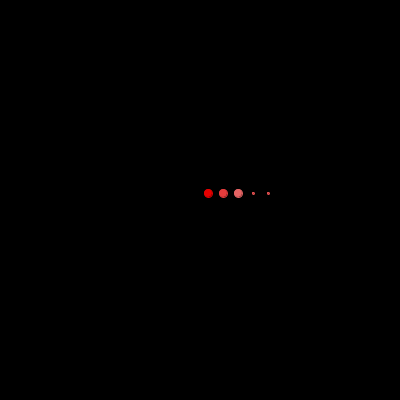
Frame 1 (no input)
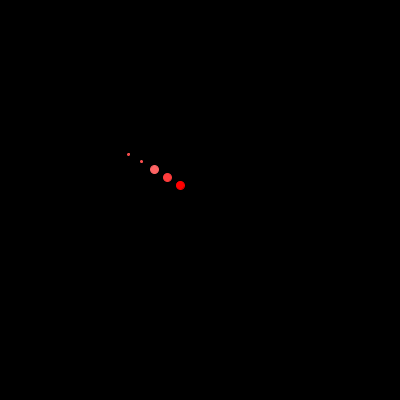
Frame 60 (the mouse pressed at the canvas centre just before this capture)
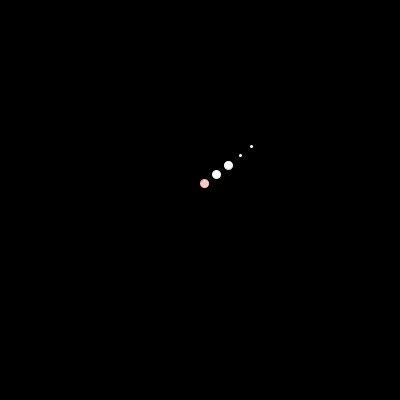
Frame 120 (the mouse held since frame 60 and released just before this capture)

The Processing sketch that drew these frames (run headless with seeded random() and noise(); from frame 60 on, the mouse is pressed at the canvas centre):

// Processing sketch: processing_181493
// ── processing_181493.pde

/*
Joanna Ngai
Design 479
Exercise 3: Time
Creates a spinning set of ellipses which form a pattern.

Circular Motion referenced from chapter 7 of 
Getting Started With Processing by Casey Reas and Ben Fry
*/

float currentColor; //declares start color
float destColor; //declares end color
float dampen = 0.9; // declares dampening effect

float angle = 0.0; //declares angle 
float offset = 60; // declares offset
float scalar = 15; //decares scalar 
float speed = 0.05; //declares speed

int halfTime = 30000; //declares int and sets time
int fullTime = 60000; //declares int and sets time

void setup() {
  size(400, 400); //set up canvas
  
  currentColor = 0; // set start color
  destColor = 255; // set end color
}

void draw() {
  int currentTime = millis(); //returns number of time since program started
   
  background(0); //make background black

  currentColor = currentColor + (destColor - currentColor) * dampen; // sets up current color
  
  stroke(currentColor, mouseX, mouseY); //sets stroke color
  fill(currentColor, mouseX, mouseY); //sets fill color
 
  float x = offset + cos(angle) * scalar; //sets up x circular motion
  float y = offset + sin(angle) * scalar; //sets up y circular motion
  ellipse(width/3 + x, height/3 + y, 8, 8); //creates ellipse
  
  stroke(currentColor, mouseX + 60, mouseY + 60); //sets stroke color
  fill(currentColor, mouseX + 60, mouseY + 60); //sets fill color
  
  float a = offset + cos(angle) * (2 * scalar); //sets up a circular motion
  float b = offset + sin(angle) * (2 * scalar); //sets up b x circular motion
  ellipse(width/3 + a, height/3 + b, 8, 8); //creates ellipse
  
  stroke(currentColor, mouseX + 100, mouseY + 100); //sets adjusted stroke color
  fill(currentColor, mouseX + 100, mouseY + 100); //sets adjusted  fill color
  
  float c = offset + cos(angle) * (3 * scalar); //sets up c circular motion
  float d = offset + sin(angle) * (3 * scalar); //sets up d circular motion
  ellipse(width/3 + c, height/3 + d, 8 , 8); //creates ellipse
    
  stroke(currentColor, mouseX + 80, mouseY+ 80); //sets adjusted stroke color
  fill(currentColor, mouseX + 80, mouseY+ 80); //sets adjusted fill color
  
  float e = offset + cos(angle) * (4 * scalar); //sets up e circular motion
  float f = offset + sin(angle) * (4 * scalar); //sets up f circular motion
  ellipse(width/3 + e, height/3 + f, 2 , 2); //creates ellipse
  
  float g = offset + cos(angle) * (5 * scalar); //sets up g circular motion
  float h = offset + sin(angle) * (5 * scalar);  //sets up h circular motion 
  ellipse(width/3 + g, height/3 + h, 2  , 2); //creates ellipse
  
  if (currentTime <= halfTime || currentTime >= fullTime) { //sets up if statement
    speed = speed + 0.0025; //increases speed
    angle = angle + (speed/2); //sets angle 
  } else {
    speed = speed - 0.0025; //decreases speed
    angle = angle - (speed/2); //sets angle
  }  //closes if statement
}
